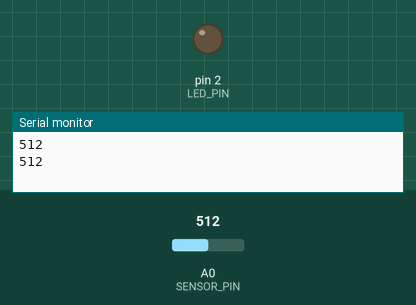
This sketch was run on a simulated Arduino Uno, built with avr-gcc and run on an emulated ATmega328P. Parts: output pins drawn as LEDs (lit = HIGH), the last lines printed to the serial monitor. The test bench sets the inputs (shaded band); at power-on: A0 (SENSOR_PIN) = 512.

Above: at 1.8 s.
1.9 s: A0 (SENSOR_PIN) set to 484
At 2.4 s:
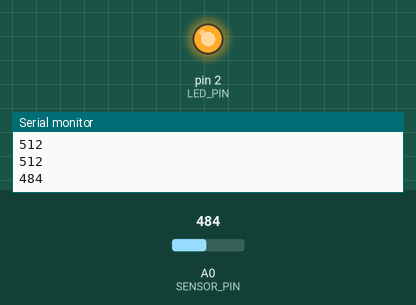
3.5 s: A0 (SENSOR_PIN) set to 510
At 5.2 s:
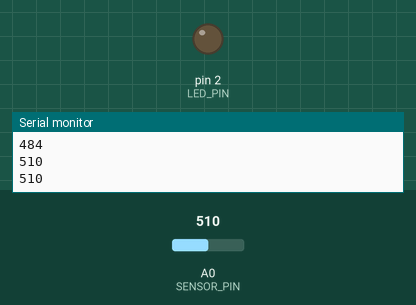
5.5 s: A0 (SENSOR_PIN) set to 490
At 6.7 s:
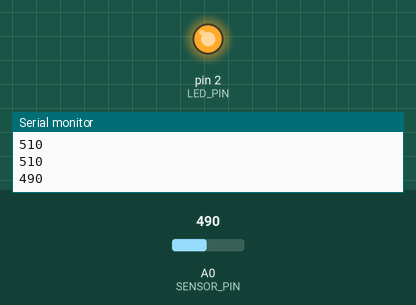
Timing chart, 0 to 8.5 s (numbered marks = the images above; inputs shaded):
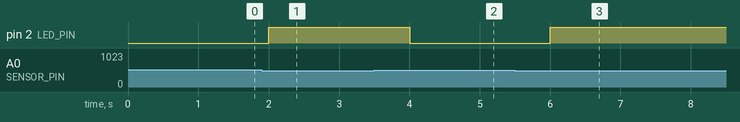

The sketch:

CDS_LED.ino
```cpp
const int SENSOR_PIN = A0; // 조도센서가 연결된 아날로그 핀 번호
const int LED_PIN = 2; // LED가 연결된 디지털 핀 번호

void setup() {
  pinMode(LED_PIN, OUTPUT); // LED 핀을 출력으로 설정
  Serial.begin(9600); // 시리얼 통신 시작
}

void loop() {
  int sensorValue = analogRead(SENSOR_PIN); // 조도센서에서 값 읽기
  Serial.println(sensorValue); // 값 출력

  if (sensorValue < 500) { // 조도 값이 일정 수준 이하일 때
    digitalWrite(LED_PIN, HIGH); // LED 켜기
  } else {
    digitalWrite(LED_PIN, LOW); // LED 끄기
  }

  delay(1000); // 1초 지연
}
```

Measured:
- the behaviour switches between 500 and 499 on A0 (SENSOR_PIN) (found by bisection; images 0 and 1)
- after the input at 1.9 s, pin 2 (LED_PIN): LOW → HIGH after 0.10 s
- after the input at 3.5 s, pin 2 (LED_PIN): HIGH → LOW after 0.50 s
- after the input at 5.5 s, pin 2 (LED_PIN): LOW → HIGH after 0.50 s
